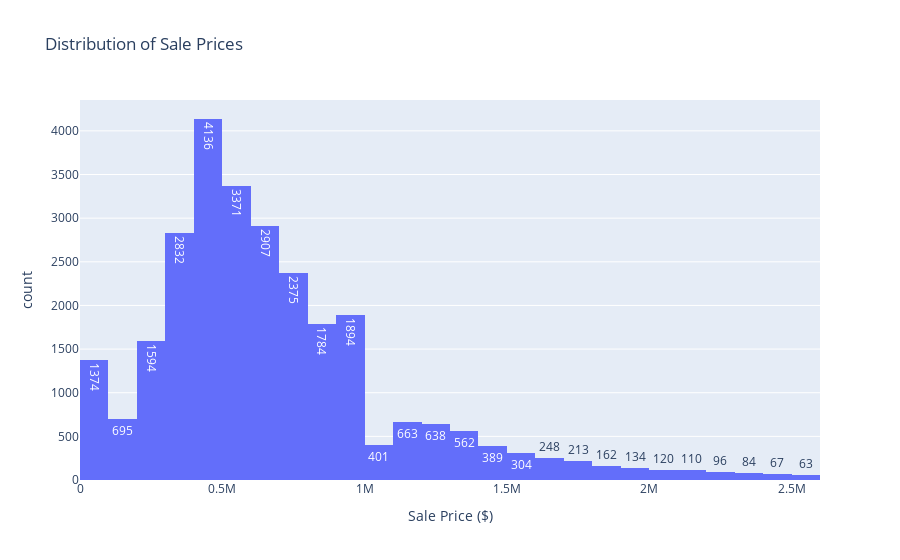

The cell this chart's notebook holds for it:
### Markdown cell above
## 6. Univariate Analysis

### 6.1 Sale Price Distribution

### Code cell
# Histogram of sale prices
fig = px.histogram(df, 
                   x='sale_price',
                   nbins=50, 
                   text_auto= True,
                   title='Distribution of Sale Prices',
                   labels={'sale_price': 'Sale Price ($)'
                           })
fig.show()

print(f"Mean: ${df['sale_price'].mean():,.2f}")
print(f"Median: ${df['sale_price'].median():,.2f}")

### Figure 1 — Plotly figure (JSON) as saved in the notebook; plotly's stock layout.template omitted (floating-point values rounded to 4 significant figures; data arrays with more than 128 entries replaced by an {"elided": "..."} marker saying what was removed)
{"data": [{"bingroup": "x", "hovertemplate": "Sale Price ($)=%{x}<br>count=%{y}<extra></extra>", "legendgroup": "", "marker": {"color": "#636efa", "pattern": {"shape": ""}}, "name": "", "nbinsx": 50, "orientation": "v", "showlegend": false, "texttemplate": "%{value}", "type": "histogram", "x": {"elided": "27216 float values"}, "xaxis": "x", "yaxis": "y"}], "layout": {"barmode": "relative", "legend": {"tracegroupgap": 0}, "title": {"text": "Distribution of Sale Prices"}, "xaxis": {"anchor": "y", "domain": [0, 1], "title": {"text": "Sale Price ($)"}}, "yaxis": {"anchor": "x", "domain": [0, 1], "title": {"text": "count"}}}}
